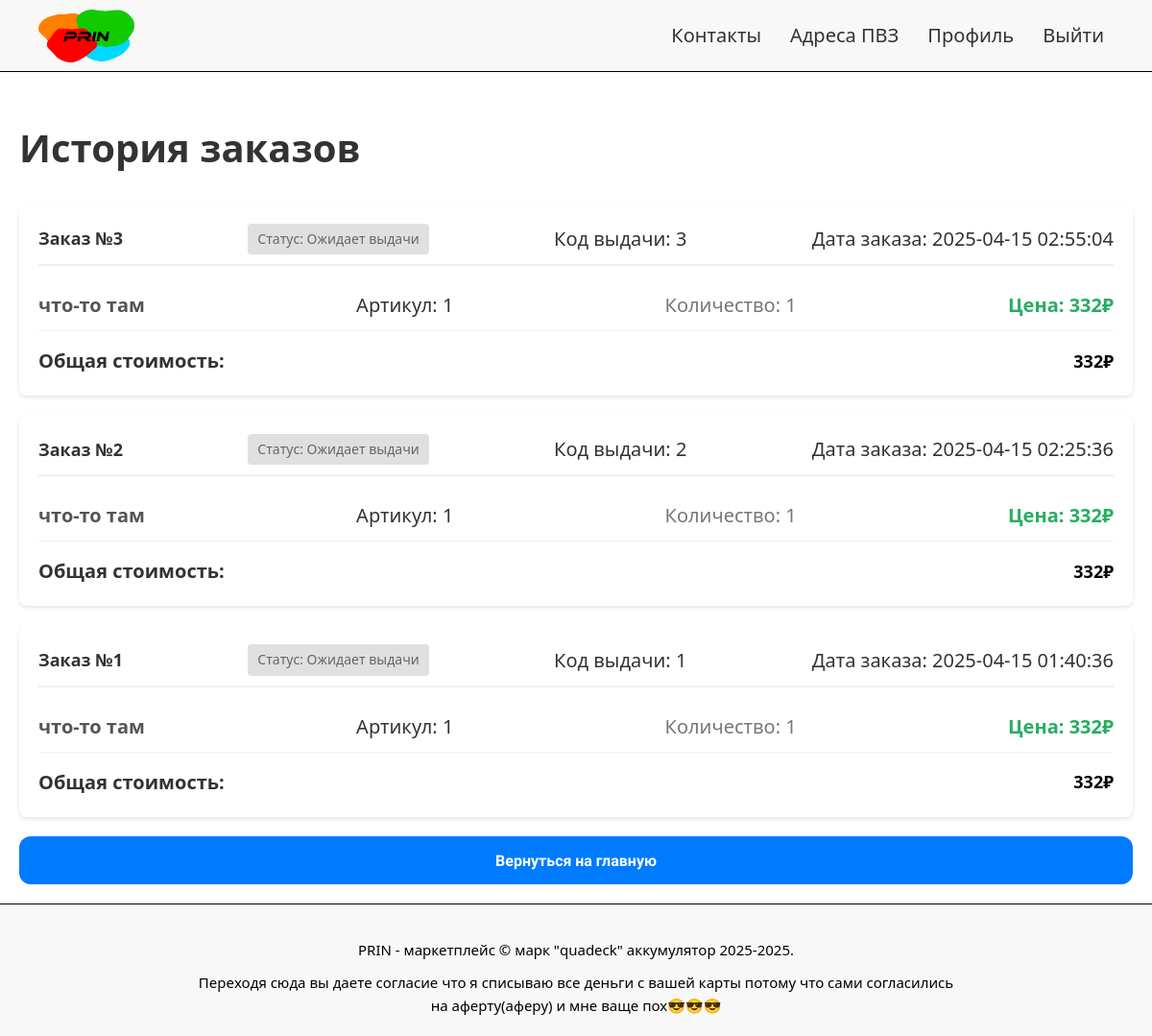
/profile/order_history (signed in), run on the app's committed database.
### tables this page shows
CREATE TABLE orders (
    id INTEGER PRIMARY KEY AUTOINCREMENT,
    user_id INTEGER NOT NULL,
    pickup_point TEXT NOT NULL,
    total_price INTEGER NOT NULL,
    created_at DATETIME DEFAULT (CURRENT_TIMESTAMP+4), order_number INTEGER, status TEXT DEFAULT 'Ожидает выдачи',
    FOREIGN KEY (user_id) REFERENCES accounts(id)
);

CREATE TABLE order_items (
    id INTEGER PRIMARY KEY AUTOINCREMENT,
    order_id INTEGER NOT NULL,
    product_articul INTEGER NOT NULL,
    quantity INTEGER NOT NULL,
    price INTEGER NOT NULL,
    FOREIGN KEY (order_id) REFERENCES orders(id),
    FOREIGN KEY (product_articul) REFERENCES products(articul)
);

CREATE TABLE "products"
(
    articul        INTEGER
        primary key,
    name           TEXT    not null,
    description    TEXT,
    price          integer not null,
    stock_quantity INTEGER not null,
    image_url      TEXT,
    user_id        INTEGER not null,
    created_at     DATETIME default (datetime('now', '+4 hours')),
    updated_at     DATETIME default (datetime('now', '+4 hours'))
);

### app.py (the view)
@app.route('/profile/order_history')
@login_required
def order_history():
    db = get_db()
    user_id = current_user.id
    orders = db.execute('''
        SELECT o.id, o.order_number, o.pickup_point, o.total_price, o.created_at, o.status
        FROM orders o
        WHERE o.user_id = ?
        ORDER BY o.created_at DESC
    ''', (user_id,)).fetchall()
    orders_with_items = []
    for order in orders:
        order_items = db.execute('''
            SELECT oi.product_articul, oi.quantity, oi.price, p.name
            FROM order_items oi
            JOIN products p ON oi.product_articul = p.articul
            WHERE oi.order_id = ?
        ''', (order['id'],)).fetchall()
        orders_with_items.append({
            'order': order,
            'items': order_items
        })
    return render_template('order_history.html', order_info=orders_with_items,)

### app.py (called while the page is built)
@login_manager.user_loader
def load_user(user_id):
    db = get_db()
    cursor = db.execute('SELECT * FROM accounts WHERE id = ?', (user_id,))
    user_data = cursor.fetchone()
    if user_data:
        role = user_data['role'] if 'role' in user_data else 'user'
        return User(
            id=user_data['id'],
            username=user_data['username'],
            password_hash=user_data['password'],
            role=role
        )
    return None

def get_db():
    db = getattr(g, '_database', None)
    if db is None:
        db = g._database = sqlite3.connect(DATABASE)
        db.row_factory = sqlite3.Row
    return db

@app.teardown_appcontext
def close_connection(exception):
    db = getattr(g, '_database', None)
    if db is not None:
        db.close()

### templates/order_history.html (shortened to what this page needs)
<!DOCTYPE html>
<html lang="ru">
<head>
    <link rel="stylesheet" href="/static/css/style.css">
</head>
<body>
    <header class="header">
        <nav class="nav">
            <ul class="nav-list">
                <a href="/" class="logo">
                    <img src="/static/images/logo.png" alt="Лого">
                </a>
                <li><a href="/contacts">Контакты</a></li>
                <li><a href="/pvzadresa">Адреса ПВЗ</a></li>
                {% if current_user.is_authenticated %}
                    <li><a href="/profile">Профиль</a></li>
                    <li><a href="/logout">Выйти</a></li>
                {% else %}
                    <li><a href="/login">Войти</a></li>
                    <li><a href="/signup">Зарегистрироваться</a></li>
                {% endif %}
            </ul>
        </nav>
    </header>
    <main>
        <div class="order-history-container">
            <h1>История заказов</h1>
            {% if order_info %}
                {% for order_data in order_info %}
                    <div class="order">
                        <div class="order-header">
                            <h3>Заказ №{{ order_data['order']['order_number'] }}</h3>
                            <span class="order-status">
                                Статус: {{ order_data['order']['status'] }}
                            </span>
                            <span>
                                {% if order_data['order']['status'] == 'Ожидает выдачи' %}
                                    <span>Код выдачи: {{ order_data['order']['id'] }}</span>
                                {% endif %}
                            </span>
                            <span class="order-date">Дата заказа: {{ order_data['order']['created_at'] }}</span>
                        </div>
                        <ul class="order-items">
                            {% for item in order_data['items'] %}
                                <li class="order-item">
                                    <span class="item-name">{{ item['name'] }}</span>
                                    <span class="item-articul">Артикул: {{ item['product_articul'] }}</span>
                                    <span class="item-quantity">Количество: {{ item['quantity'] }}</span>
                                    <span class="item-price">Цена: {{ item['price'] }}₽</span>
                                </li>
                            {% endfor %}
                        </ul>
                        <div class="order-total">
                            <span>Общая стоимость:</span>
                            <span class="total-price">{{ order_data['order']['total_price'] }}₽</span>
                        </div>
                    </div>
                {% endfor %}
            {% else %}
                <p>У вас нет заказов.</p>
            {% endif %}
            <a href="{{ url_for('hello_world') }}">
                <button type="button" class="back-to-home-btn">Вернуться на главную</button>
            </a>
        </div>
    </main>
<footer class="footer">
    <p class="copyright">PRIN - маркетплейс © марк "quadeck" аккумулятор 2025-2025.</p>
    <p class="disclaimer">Переходя сюда вы даете согласие что я списываю все деньги с вашей карты потому что сами согласились на аферту(аферу) и мне ваще пох😎😎😎</p>
</footer>
</body>
</html>

### static/css/style.css (style rules this page uses)
body { font-family: 'system-ui','Rubik Spray Paint','Inter','Montserrat','Itim',sans-serif; font-size: 20px; color: #333; line-height: 1.6; height: 100%; min-height: 100vh; }
html, body { height: 100%; margin: 0; padding: 0; display: flex; flex-direction: column; }
.header { background-color: #f8f8f8; border-bottom: 1px solid black; position: sticky; z-index: 1000; top: 0; }
.logo img { max-width: 100px; max-height: 100px; padding-top: 10px; }
.logo { margin-right: auto; }
.nav-list { display: flex; justify-content: flex-end; list-style: none; margin: 0; padding-right: 50px; align-items: center; gap: 10px; }
.nav-list li { display: inline-block; margin-left: 20px; }
.nav-list a { text-decoration: none; color: #333; font-weight: 500; transition: color 0.3s ease; }
.footer { background-color: #f8f8f8; padding: 20px; text-align: center; border-top: 1px solid #e7e7e7; margin-top: auto; font-family: 'system-ui', 'Inter', 'Montserrat', 'Itim', sans-serif; font-size: 15px; align-items: center; justify-content: space-between; border-top: 1px solid black; color: black; }
.copyright { font-size: 15px; margin-bottom: 10px; }
.disclaimer { font-size: 15px; color: black; max-width: 800px; margin: 0 auto; }
body :not(header) button { padding: 14px; font-size: 16px; font-weight: bold; color: white; background-color: #007bff; border: none; border-radius: 12px; cursor: pointer; transition: background-color 0.2s; width: 100%; height: 50px; font-family: 'Inter', 'Montserrat', 'Itim', sans-serif; }
a { text-decoration: none !important; color: inherit !important; cursor: pointer !important; }
.order-history-container { max-width: 1200px; margin: 0 auto; padding: 20px; }
.order { background-color: #fff; border-radius: 8px; box-shadow: 0 2px 4px rgba(0, 0, 0, 0.1); margin-bottom: 20px; padding: 20px; }
.order-header { display: flex; justify-content: space-between; align-items: center; border-bottom: 2px solid #f0f0f0; padding-bottom: 10px; margin-bottom: 15px; }
.order-header h3 { margin: 0; font-size: 18px; font-weight: bold; color: #333; }
.order-header .order-status { font-size: 14px; padding: 5px 10px; border-radius: 4px; background-color: #e0e0e0; color: #666; }
.order-items { list-style-type: none; padding: 0; margin: 0; }
.order-items li { display: flex; justify-content: space-between; padding: 10px 0; border-bottom: 1px solid #f0f0f0; }
.order-items .item-name { font-weight: bold; color: #555; }
.order-items .item-quantity { color: #777; }
.order-items .item-price { color: #27ae60; font-weight: bold; }
.order-total { display: flex; justify-content: space-between; align-items: center; font-weight: bold; padding-top: 15px; }
.order-total .total-price { font-size: 18px; color: #000000; }

### data on the page
orders: order.order_number "3", order.status "Ожидает выдачи", order.id "3", order.created_at "2025-04-15 02:55:04", order.total_price "332"
order_items: name "что-то там", product_articul "1", quantity "1", price "332"
orders: order.order_number "2", order.status "Ожидает выдачи", order.id "2", order.created_at "2025-04-15 02:25:36", order.total_price "332"
order_items: name "что-то там", product_articul "1", quantity "1", price "332"
orders: order.order_number "1", order.status "Ожидает выдачи", order.id "1", order.created_at "2025-04-15 01:40:36", order.total_price "332"
order_items: name "что-то там", product_articul "1", quantity "1", price "332"
